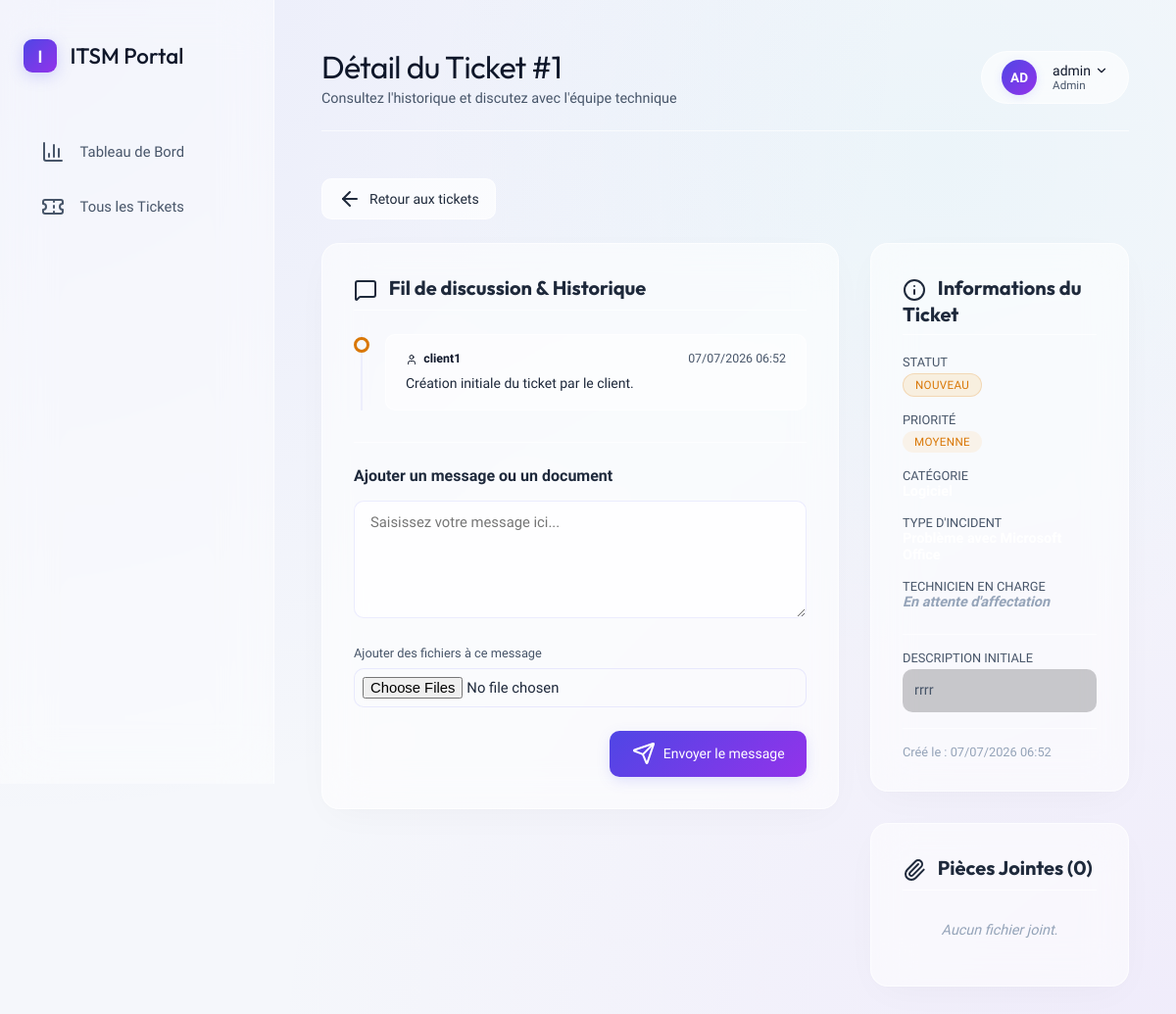
Before: /client/ticket/1/ (signed in) with the older database file.
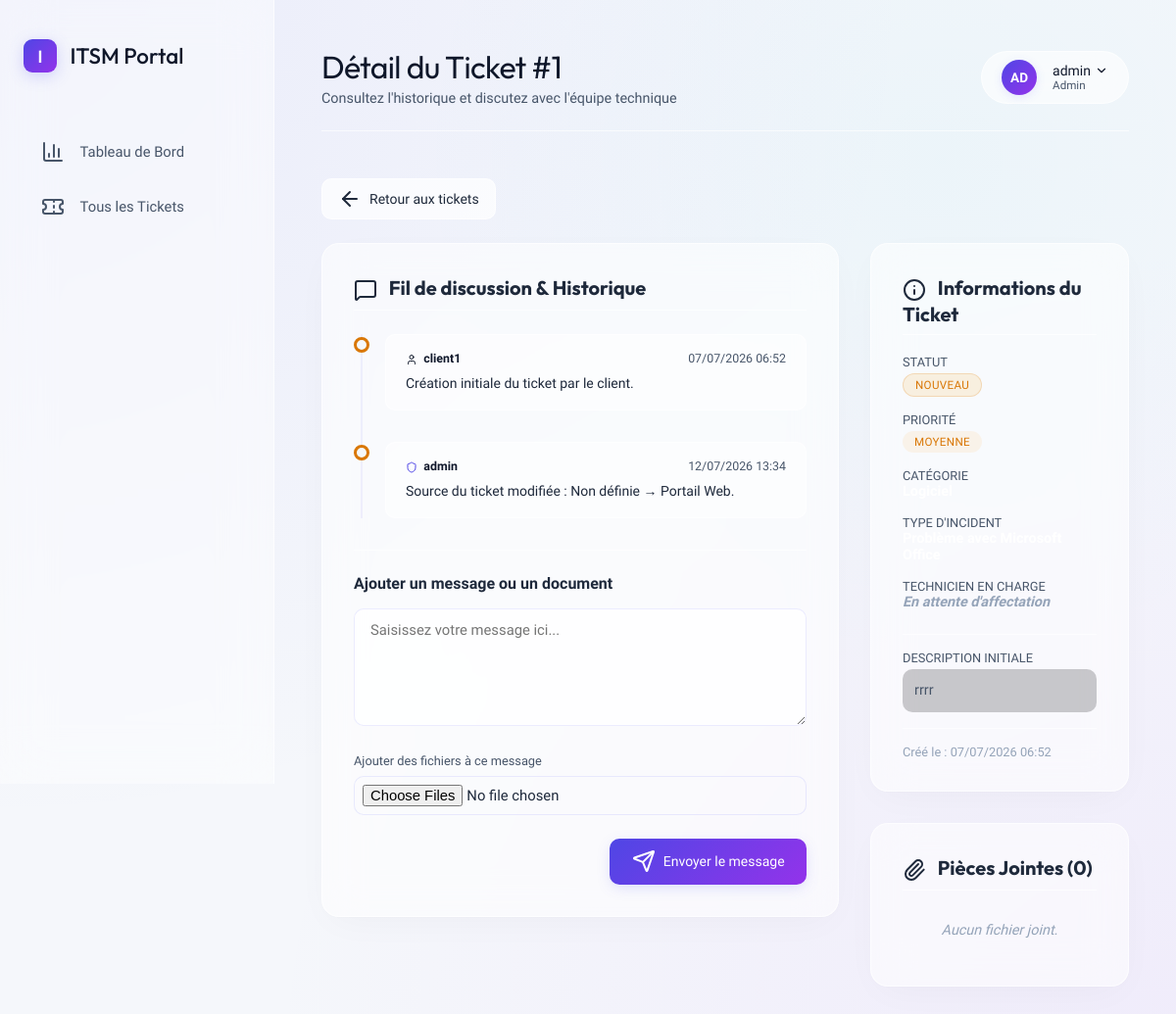
After: the same page with the newer database file.
### tickets/models.py (models this page shows, shortened)
class Ticket(models.Model):
    utilisateur = models.ForeignKey(Utilisateur, on_delete=models.CASCADE, related_name='tickets_crees')
    categorie = models.ForeignKey(Categorie, on_delete=models.PROTECT, related_name='tickets')
    probleme = models.ForeignKey(Probleme, on_delete=models.SET_NULL, null=True, blank=True, related_name='tickets')
    probleme_autre = models.TextField(null=True, blank=True)
    priorite = models.ForeignKey(Priorite, on_delete=models.PROTECT, related_name='tickets')
    statut = models.ForeignKey(StatutTicket, on_delete=models.PROTECT, related_name='tickets')
    source = models.ForeignKey(SourceTicket, on_delete=models.SET_NULL, null=True, blank=True, related_name='tickets')
    technicien = models.ForeignKey(Utilisateur, on_delete=models.SET_NULL, null=True, blank=True, related_name='tickets_assignes')
    description = models.TextField(blank=True, default="")
    date_creation = models.DateTimeField(auto_now_add=True)
    date_assignation = models.DateTimeField(null=True, blank=True)
    date_resolution = models.DateTimeField(null=True, blank=True)
    date_cloture = models.DateTimeField(null=True, blank=True)

class Utilisateur(AbstractUser):
    role = models.ForeignKey(Role, on_delete=models.SET_NULL, null=True, blank=True)
    @property
    def is_client(self):
        return self.role and self.role.libelle == 'Client'
    @property
    def is_admin(self):
        return self.role and self.role.libelle == 'Admin'

class Role(models.Model):
    libelle = models.CharField(max_length=50, unique=True)

class HistoriqueTicket(models.Model):
    ticket = models.ForeignKey(Ticket, on_delete=models.CASCADE, related_name='historiques')
    ancien_statut = models.ForeignKey(StatutTicket, on_delete=models.SET_NULL, null=True, related_name='historiques_anciens')
    nouveau_statut = models.ForeignKey(StatutTicket, on_delete=models.SET_NULL, null=True, related_name='historiques_nouveaux')
    modifie_par = models.ForeignKey(Utilisateur, on_delete=models.SET_NULL, null=True, related_name='historiques_modifications')
    date_modification = models.DateTimeField(auto_now_add=True)
    commentaire = models.TextField(null=True, blank=True)

class StatutTicket(models.Model):
    libelle = models.CharField(max_length=50, unique=True)

class Priorite(models.Model):
    libelle = models.CharField(max_length=50, unique=True)
    niveau = models.IntegerField(default=1)  # Pour trier par ordre d'urgence

### tickets/views.py (the view, shortened to what this page needs)
# urls.py: path('client/ticket/<int:ticket_id>/', views.detail_ticket, name='detail_ticket'),
@login_required
def detail_ticket(request, ticket_id):
    ticket = get_object_or_404(Ticket, id=ticket_id)
    if request.user.is_client and ticket.utilisateur != request.user:
        return redirect('client_dashboard')
    historiques = ticket.historiques.all().order_by('date_modification')
    pieces_jointes = ticket.pieces_jointes.all()
    return render(request, 'tickets/client/detail_ticket.html', {
        'ticket': ticket,
        'historiques': historiques,
        'pieces_jointes': pieces_jointes
    })

### tickets/templates/tickets/client/detail_ticket.html (shortened to what this page needs)
{% extends 'tickets/base.html' %}
{% block page_title %}Détail du Ticket #{{ ticket.id }}{% endblock %}
{% block page_subtitle %}Consultez l'historique et discutez avec l'équipe technique{% endblock %}
{% block content %}
<div style="margin-bottom: 1.5rem;">
    <a href="{% url 'client_dashboard' %}" class="btn btn-secondary" style="padding: 0.5rem 1rem;">
        <i data-lucide="arrow-left"></i> Retour aux tickets
    </a>
</div>
<div class="ticket-grid">
    <div>
        <div class="card">
            <h2 style="font-family: 'Outfit', sans-serif; font-size: 1.25rem; margin-bottom: 1rem; border-bottom: 1px solid var(--border-color); padding-bottom: 0.5rem;">
                <i data-lucide="message-square" style="vertical-align: middle; margin-right: 0.5rem;"></i>
                Fil de discussion & Historique
            </h2>
            <div class="timeline">
                {% for hist in historiques %}
                <div class="timeline-item">
                    <div class="timeline-icon" style="border-color:
                        {% if hist.nouveau_statut.libelle == 'Nouveau' %}var(--status-nouveau)
                        {% elif hist.nouveau_statut.libelle == 'Assigné' %}var(--status-assigne)
                        {% elif hist.nouveau_statut.libelle == 'En cours' %}var(--status-en-cours)
                        {% elif hist.nouveau_statut.libelle == 'Résolu' %}var(--status-resolu)
                        {% else %}var(--status-cloture){% endif %};">
                    </div>
                    <div class="timeline-content">
                        <div class="timeline-header">
                            <span class="timeline-user">
                                {% if hist.modifie_par.is_client %}
                                    <i data-lucide="user" style="width: 12px; height: 12px; vertical-align: middle; margin-right: 0.2rem;"></i>
                                {% else %}
                                    <i data-lucide="shield" style="width: 12px; height: 12px; color: var(--primary); vertical-align: middle; margin-right: 0.2rem;"></i>
                                {% endif %}
                                {{ hist.modifie_par.username }}
                            </span>
                            <span>{{ hist.date_modification|date:"d/m/Y H:i" }}</span>
                        </div>
                        <div class="timeline-body">
                            {{ hist.commentaire|linebreaksbr }}
                        </div>
                    </div>
                </div>
                {% endfor %}
            </div>
            <div class="comment-editor" style="border-top: 1px solid var(--border-color); padding-top: 1.5rem; margin-top: 1.5rem;">
                <h3 style="font-size: 1rem; margin-bottom: 1rem;">Ajouter un message ou un document</h3>
                <form method="POST" action="{% url 'detail_ticket' ticket.id %}" enctype="multipart/form-data">
                    <div class="form-group">
                        <textarea name="commentaire" class="form-control" placeholder="Saisissez votre message ici..." required></textarea>
                    </div>
                    <div class="form-group">
                        <label class="form-label" style="font-size: 0.8rem; color: var(--text-secondary);">Ajouter des fichiers à ce message</label>
                        <input type="file" name="fichiers" class="form-control" multiple style="background: rgba(255,255,255,0.02); padding: 0.5rem;">
                    </div>
                    <div style="text-align: right;">
                        <button type="submit" class="btn btn-primary">
                            <i data-lucide="send"></i> Envoyer le message
                        </button>
                    </div>
                </form>
            </div>
        </div>
    </div>
    <div>
        <div class="card">
            <h2 style="font-family: 'Outfit', sans-serif; font-size: 1.25rem; margin-bottom: 1.25rem; border-bottom: 1px solid var(--border-color); padding-bottom: 0.5rem;">
                <i data-lucide="info" style="vertical-align: middle; margin-right: 0.5rem;"></i>
                Informations du Ticket
            </h2>
            <div style="display: flex; flex-direction: column; gap: 1rem; font-size: 0.9rem;">
                <div>
                    <span style="color: var(--text-secondary); display: block; font-size: 0.8rem; text-transform: uppercase;">Statut</span>
                    <span class="badge badge-{{ ticket.statut.libelle|lower|slugify }}" style="margin-top: 0.25rem;">
                        {{ ticket.statut.libelle }}
                    </span>
                </div>
                <div>
                    <span style="color: var(--text-secondary); display: block; font-size: 0.8rem; text-transform: uppercase;">Priorité</span>
                    <span class="badge badge-prio-{{ ticket.priorite.libelle|lower }}" style="margin-top: 0.25rem;">
                        {{ ticket.priorite.libelle }}
                    </span>
                </div>
                <div>
                    <span style="color: var(--text-secondary); display: block; font-size: 0.8rem; text-transform: uppercase;">Catégorie</span>
                    <strong style="color: #fff;">{{ ticket.categorie.libelle }}</strong>
                </div>
                <div>
                    <span style="color: var(--text-secondary); display: block; font-size: 0.8rem; text-transform: uppercase;">Type d'incident</span>
                    <strong style="color: #fff;">
                    </strong>
                </div>
                <div>
                    <span style="color: var(--text-secondary); display: block; font-size: 0.8rem; text-transform: uppercase;">Technicien en Charge</span>
                    <strong style="color: #fff;">
                        {% if ticket.technicien %}
                            <i data-lucide="user-check" style="width: 14px; height: 14px; color: var(--primary); vertical-align: middle; margin-right: 0.25rem;"></i>
                            {{ ticket.technicien.username }}
                        {% else %}
                            <span style="color: var(--text-muted); font-style: italic;">En attente d'affectation</span>
                        {% endif %}
                    </strong>
                </div>
                <div style="border-top: 1px solid var(--border-color); padding-top: 1rem; margin-top: 0.5rem;">
                    <span style="color: var(--text-secondary); display: block; font-size: 0.8rem; text-transform: uppercase; margin-bottom: 0.25rem;">Description Initiale</span>
                    <div style="background: rgba(0,0,0,0.2); padding: 0.75rem; border-radius: var(--border-radius-sm); color: var(--text-secondary); line-height: 1.4; word-break: break-word;">
                        {{ ticket.description|linebreaksbr }}
                    </div>
                </div>
                <div style="border-top: 1px solid var(--border-color); padding-top: 1rem; font-size: 0.8rem; color: var(--text-muted);">
                    <p>Créé le : {{ ticket.date_creation|date:"d/m/Y H:i" }}</p>
                </div>
            </div>
        </div>
        <div class="card">
            <h2 style="font-family: 'Outfit', sans-serif; font-size: 1.25rem; margin-bottom: 1rem; border-bottom: 1px solid var(--border-color); padding-bottom: 0.5rem;">
                <i data-lucide="paperclip" style="vertical-align: middle; margin-right: 0.5rem;"></i>
                Pièces Jointes ({{ pieces_jointes.count }})
            </h2>
            {% if pieces_jointes %}
            <div style="display: flex; flex-direction: column; gap: 0.75rem;">
                {% for pj in pieces_jointes %}
                <a href="{{ pj.fichier.url }}" download class="attachment-badge" style="display: flex; width: 100%; border-radius: var(--border-radius-sm); padding: 0.75rem;">
                    <i data-lucide="download" style="width: 16px; height: 16px; color: var(--primary);"></i>
                    <div style="overflow: hidden; text-overflow: ellipsis; white-space: nowrap; text-align: left; flex: 1;">
                        <span style="display: block; color: #fff; font-size: 0.85rem;">{{ pj.nom_original }}</span>
                        <span style="font-size: 0.75rem; color: var(--text-muted);">Uploadé par {{ pj.uploaded_by.username }} le {{ pj.date_upload|date:"d/m H:i" }}</span>
                    </div>
                </a>
                {% endfor %}
            </div>
            {% else %}
            <p style="color: var(--text-muted); font-size: 0.9rem; font-style: italic; text-align: center; padding: 1rem 0;">Aucun fichier joint.</p>
            {% endif %}
        </div>
    </div>
</div>
{% endblock %}

### tickets/templates/tickets/base.html (shortened to what this page needs)
{% load static %}
<!DOCTYPE html>
<html lang="fr">
<head>
    <link rel="stylesheet" href="{% static 'tickets/css/styles.css' %}">
</head>
<body>
    <div class="app-container">
        <aside class="sidebar">
            <div class="brand">
                <div class="brand-icon">I</div>
                <span>ITSM Portal</span>
            </div>
            <ul class="nav-menu">
                {% if user.is_authenticated %}
                    {% if user.is_client %}
                        <li class="nav-item {% block nav_dashboard_active %}{% endblock %}">
                            <a href="{% url 'client_dashboard' %}">
                                <i data-lucide="plus-circle"></i>
                                <span>Nouvelle demande</span>
                            </a>
                        </li>
                        <li class="nav-item {% block nav_tickets_active %}{% endblock %}">
                            <a href="{% url 'client_tickets' %}">
                                <i data-lucide="ticket"></i>
                                <span>Mes tickets</span>
                            </a>
                        </li>
                    {% elif user.is_admin or user.is_technicien %}
                        <li class="nav-item {% block nav_admin_dashboard_active %}{% endblock %}">
                            <a href="{% url 'admin_dashboard' %}">
                                <i data-lucide="bar-chart-3"></i>
                                <span>Tableau de Bord</span>
                            </a>
                        </li>
                        <li class="nav-item {% block nav_admin_tickets_active %}{% endblock %}">
                            <a href="{% url 'admin_liste_tickets' %}">
                                <i data-lucide="ticket"></i>
                                <span>Tous les Tickets</span>
                            </a>
                        </li>
                    {% endif %}
                {% endif %}
            </ul>
        </aside>
        <main class="main-content">
            {% if user.is_authenticated %}
            <header class="top-header">
                <div class="page-title">
                    <h1>{% block page_title %}ITSM Dashboard{% endblock %}</h1>
                    <p>{% block page_subtitle %}Gestion des incidents et des demandes informatiques{% endblock %}</p>
                </div>
                <div class="user-profile dropdown" tabindex="0">
                    <div class="avatar">
                        {{ user.username|slice:":2"|upper }}
                    </div>
                    <div class="user-info">
                        <span class="username">{{ user.username }} <i data-lucide="chevron-down" style="width: 14px; height: 14px; display: inline; vertical-align: middle;"></i></span>
                        <span class="role">{{ user.role.libelle }}</span>
                    </div>
                </div>
            </header>
            {% endif %}
            {% block content %}
            {% endblock %}
        </main>
    </div>
</body>
</html>

Changed rows visible on the page:
added HistoriqueTicket: modifie_par.username "admin", date_modification "12/07/2026 13:34", commentaire "Source du ticket modifiée : Non définie → Portail Web."
